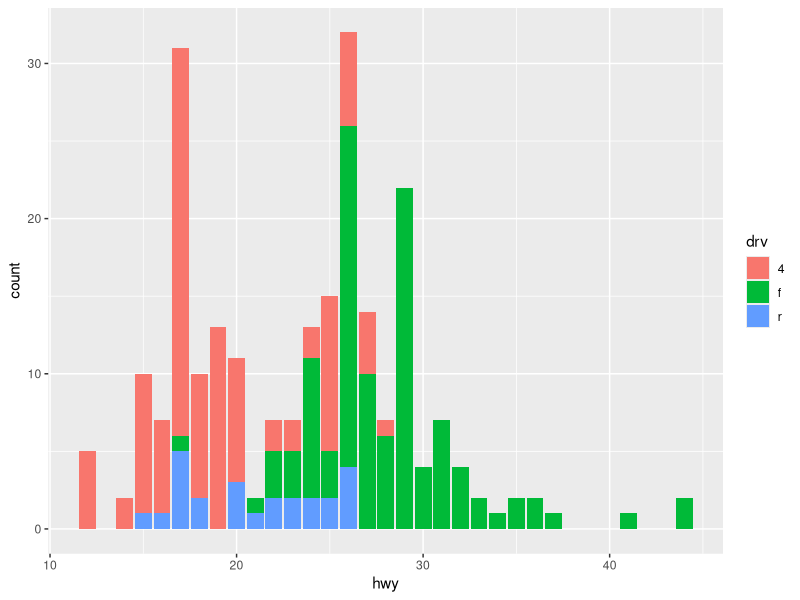
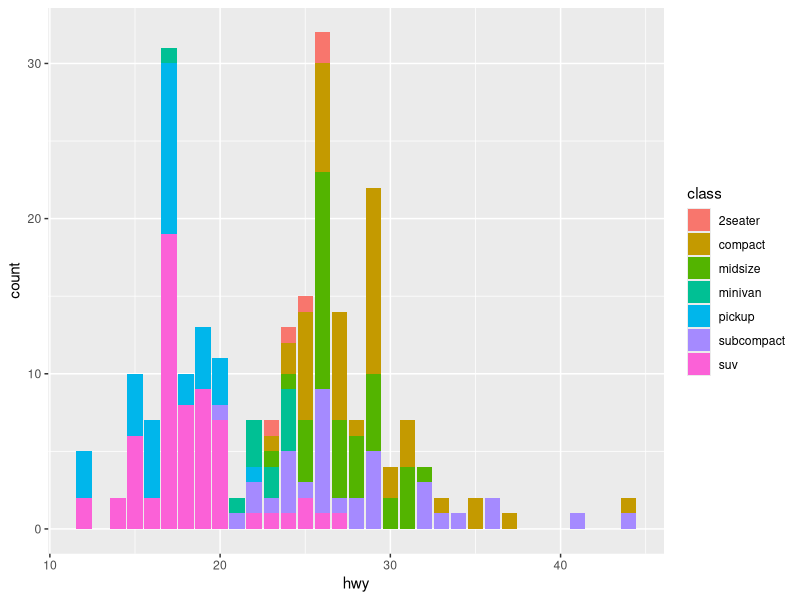

Write the R code that produced these figures, in order.
## Git Practice ##

# Patricia Miller
# Jan 18, 2021


library(tidyverse)
ggplot(data=mpg, aes(x=hwy, fill=drv)) + geom_bar()


## make some edits ##

ggplot(data=mpg, aes(x=hwy, fill=class)) + geom_bar()
